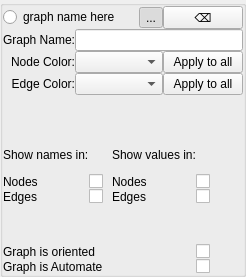
<?xml version="1.0" encoding="UTF-8"?>
<ui version="4.0">
 <class>GraphPropertiesWidget</class>
 <widget class="KButtonGroup" name="GraphPropertiesWidget">
  <property name="geometry">
   <rect>
    <x>0</x>
    <y>0</y>
    <width>246</width>
    <height>277</height>
   </rect>
  </property>
  <property name="sizePolicy">
   <sizepolicy hsizetype="MinimumExpanding" vsizetype="Preferred">
    <horstretch>0</horstretch>
    <verstretch>0</verstretch>
   </sizepolicy>
  </property>
  <property name="maximumSize">
   <size>
    <width>10000</width>
    <height>10000</height>
   </size>
  </property>
  <layout class="QVBoxLayout" name="verticalLayout">
   <property name="spacing">
    <number>0</number>
   </property>
   <property name="sizeConstraint">
    <enum>QLayout::SetNoConstraint</enum>
   </property>
   <property name="margin">
    <number>0</number>
   </property>
   <item>
    <layout class="QHBoxLayout" name="horizontalLayout">
     <property name="spacing">
      <number>0</number>
     </property>
     <property name="sizeConstraint">
      <enum>QLayout::SetMinimumSize</enum>
     </property>
     <item>
      <widget class="QRadioButton" name="_activateGraph">
       <property name="sizePolicy">
        <sizepolicy hsizetype="Expanding" vsizetype="Fixed">
         <horstretch>0</horstretch>
         <verstretch>0</verstretch>
        </sizepolicy>
       </property>
       <property name="text">
        <string>graph name here</string>
       </property>
      </widget>
     </item>
     <item>
      <widget class="QToolButton" name="_graphVisible">
       <property name="text">
        <string>...</string>
       </property>
       <property name="checkable">
        <bool>true</bool>
       </property>
       <property name="checked">
        <bool>true</bool>
       </property>
      </widget>
     </item>
     <item>
      <widget class="KPushButton" name="_graphDelete">
       <property name="toolTip">
        <string>Delete the active graph</string>
       </property>
       <property name="whatsThis">
        <string>Delete the current active graph: delete all nodes and edges</string>
       </property>
       <property name="text">
        <string extracomment="Do not translate, X is for delete">⌫</string>
       </property>
      </widget>
     </item>
    </layout>
   </item>
   <item>
    <widget class="QWidget" name="_editWidget" native="true">
     <property name="maximumSize">
      <size>
       <width>16777215</width>
       <height>400</height>
      </size>
     </property>
     <layout class="QGridLayout" name="gridLayout">
      <property name="margin">
       <number>0</number>
      </property>
      <property name="spacing">
       <number>0</number>
      </property>
      <item row="0" column="0">
       <widget class="QLabel" name="label">
        <property name="text">
         <string>Graph Name:</string>
        </property>
        <property name="alignment">
         <set>Qt::AlignRight|Qt::AlignTrailing|Qt::AlignVCenter</set>
        </property>
       </widget>
      </item>
      <item row="0" column="2" colspan="2">
       <widget class="KLineEdit" name="_graphName"/>
      </item>
      <item row="1" column="0" colspan="2">
       <widget class="QLabel" name="label_2">
        <property name="text">
         <string>Node Color:</string>
        </property>
        <property name="alignment">
         <set>Qt::AlignRight|Qt::AlignTrailing|Qt::AlignVCenter</set>
        </property>
       </widget>
      </item>
      <item row="1" column="2">
       <widget class="KColorCombo" name="_graphNodeColor">
        <property name="sizePolicy">
         <sizepolicy hsizetype="Expanding" vsizetype="Fixed">
          <horstretch>0</horstretch>
          <verstretch>0</verstretch>
         </sizepolicy>
        </property>
        <property name="toolTip">
         <string>Color for new nodes</string>
        </property>
       </widget>
      </item>
      <item row="1" column="3">
       <widget class="KPushButton" name="_graphNodeColorApplyNow">
        <property name="toolTip">
         <string>Apply the current color to all nodes</string>
        </property>
        <property name="whatsThis">
         <string>Apply the current color to all nodes on the drawing area</string>
        </property>
        <property name="text">
         <string>Apply to all</string>
        </property>
       </widget>
      </item>
      <item row="2" column="0">
       <widget class="QLabel" name="label_3">
        <property name="text">
         <string>Edge Color:</string>
        </property>
        <property name="alignment">
         <set>Qt::AlignRight|Qt::AlignTrailing|Qt::AlignVCenter</set>
        </property>
       </widget>
      </item>
      <item row="2" column="2">
       <widget class="KColorCombo" name="_graphEdgeColor">
        <property name="sizePolicy">
         <sizepolicy hsizetype="Expanding" vsizetype="Fixed">
          <horstretch>0</horstretch>
          <verstretch>0</verstretch>
         </sizepolicy>
        </property>
        <property name="toolTip">
         <string>Color for new edges</string>
        </property>
       </widget>
      </item>
      <item row="2" column="3">
       <widget class="KPushButton" name="_graphEdgeColorApplyNow">
        <property name="toolTip">
         <string>Apply the current color to all edges</string>
        </property>
        <property name="whatsThis">
         <string>Apply the current color to all edges on the drawing area</string>
        </property>
        <property name="text">
         <string>Apply to all</string>
        </property>
       </widget>
      </item>
      <item row="4" column="0" colspan="4">
       <layout class="QGridLayout" name="gridLayout_2">
        <item row="1" column="0">
         <widget class="QLabel" name="label_10">
          <property name="text">
           <string>Show names in:</string>
          </property>
         </widget>
        </item>
        <item row="2" column="0">
         <widget class="QLabel" name="label_4">
          <property name="text">
           <string>Nodes</string>
          </property>
         </widget>
        </item>
        <item row="3" column="0">
         <widget class="QLabel" name="label_5">
          <property name="text">
           <string>Edges</string>
          </property>
         </widget>
        </item>
        <item row="5" column="0" colspan="3">
         <widget class="QLabel" name="label_7">
          <property name="text">
           <string>Graph is oriented</string>
          </property>
         </widget>
        </item>
        <item row="6" column="0" colspan="3">
         <widget class="QLabel" name="label_8">
          <property name="text">
           <string>Graph is Automate</string>
          </property>
         </widget>
        </item>
        <item row="2" column="2">
         <widget class="QLabel" name="label_11">
          <property name="text">
           <string>Nodes</string>
          </property>
         </widget>
        </item>
        <item row="1" column="2">
         <widget class="QLabel" name="label_12">
          <property name="text">
           <string>Show values in:</string>
          </property>
         </widget>
        </item>
        <item row="3" column="2">
         <widget class="QLabel" name="label_13">
          <property name="text">
           <string>Edges</string>
          </property>
         </widget>
        </item>
        <item row="4" column="0" colspan="5">
         <widget class="KSeparator" name="kseparator"/>
        </item>
        <item row="0" column="0" colspan="5">
         <widget class="KSeparator" name="kseparator_2"/>
        </item>
        <item row="2" column="1">
         <widget class="QCheckBox" name="_showNodeNames">
          <property name="text">
           <string/>
          </property>
         </widget>
        </item>
        <item row="2" column="3">
         <widget class="QCheckBox" name="_showNodeValues">
          <property name="text">
           <string/>
          </property>
         </widget>
        </item>
        <item row="3" column="1">
         <widget class="QCheckBox" name="_showEdgeNames">
          <property name="text">
           <string/>
          </property>
         </widget>
        </item>
        <item row="3" column="3">
         <widget class="QCheckBox" name="_showEdgeValues">
          <property name="text">
           <string/>
          </property>
         </widget>
        </item>
        <item row="5" column="3">
         <widget class="QCheckBox" name="_graphOriented">
          <property name="text">
           <string/>
          </property>
         </widget>
        </item>
        <item row="6" column="3">
         <widget class="QCheckBox" name="_graphAutomate">
          <property name="text">
           <string/>
          </property>
         </widget>
        </item>
       </layout>
      </item>
     </layout>
    </widget>
   </item>
  </layout>
 </widget>
 <customwidgets>
  <customwidget>
   <class>KButtonGroup</class>
   <extends>QGroupBox</extends>
   <header>kbuttongroup.h</header>
   <container>1</container>
  </customwidget>
  <customwidget>
   <class>KPushButton</class>
   <extends>QPushButton</extends>
   <header>kpushbutton.h</header>
  </customwidget>
  <customwidget>
   <class>KLineEdit</class>
   <extends>QLineEdit</extends>
   <header>klineedit.h</header>
  </customwidget>
  <customwidget>
   <class>KColorCombo</class>
   <extends>QComboBox</extends>
   <header>kcolorcombo.h</header>
  </customwidget>
  <customwidget>
   <class>KSeparator</class>
   <extends>QFrame</extends>
   <header>kseparator.h</header>
  </customwidget>
 </customwidgets>
 <resources/>
 <connections/>
</ui>
